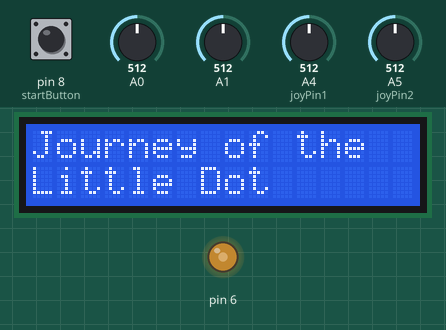
This sketch was run on a simulated Arduino Uno, built with avr-gcc and run on an emulated ATmega328P. On the bench: 16×2 character LCD, output pins drawn as LEDs (lit = HIGH). The test bench sets the inputs (shaded band); at power-on: A5 (joyPin2) = 512, A0 = 512, pin 8 (startButton) LOW, A1 = 512, A4 (joyPin1) = 512. What the sketch prints to the serial monitor is not drawn.

Above: at 1.1 s.
At 5.2 s:
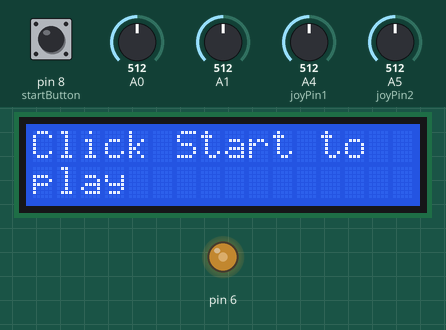
5.3 s: A5 (joyPin2) set to 896
6.8 s: A5 (joyPin2) set to 929
At 9.6 s:
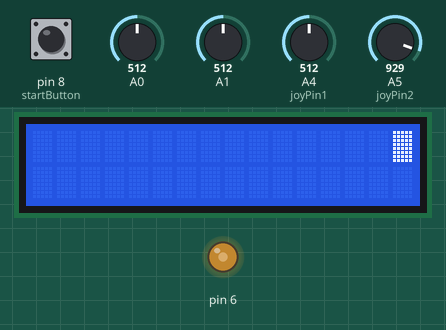
9.8 s: A0 set to 330
12.8 s: pin 8 (startButton) pulled HIGH for 0.35 s
At 12.96 s:
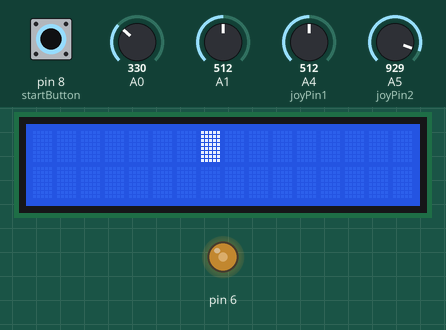
At 14.4 s:
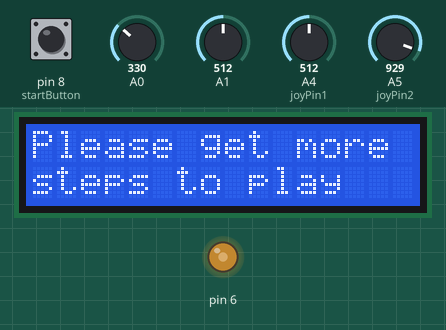
16.1 s: pin 8 (startButton) pulled HIGH for 0.35 s
19.4 s: pin 8 (startButton) pulled HIGH for 3.2 s
Timing chart, 0 to 22.4 s (numbered marks = the images above; inputs shaded):
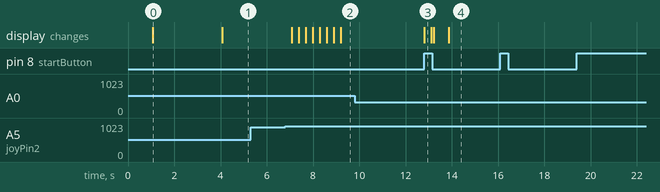

The sketch:

JourneyOfTheLittleDot.ino
```cpp
#include <Adafruit_GPS.h> // GPS Library
#include <LiquidCrystal.h> // LCD library
#include <SoftwareSerial.h>

int contrast = 120;

// Defining pedometer
int x1, y1;

// Defining GPS
/*
  SoftwareSerial mySerial(1, 0);
  Adafruit_GPS GPS(&mySerial); // Creating GPS object

  String NMEA1; // Variable for first NMEA GPS sentence
  String NMEA2; // variable for second NMEA GPS sentence
  char c; // character to read incoming characters from GPS
*/


// Defining restrictions to play game at gym
// For testing purposes I added the coordinates for Benton as well
// can increment/decrement by 0.001  for both long and lat
// to be within enough distance of gym
const double gymLatitude = 39.502752;
const double gymLongitude = -84.737871;

// testing coordinates
const double bentonLatitude = 39.510872;
const double bentonLongitude = -84.732763;


// Defining buttons for game
const int startButton = 8;

// Defining up, down, left, right for joystick
const int upX = 56;
const int upY = 52;
const int downX = 48;
const int downY = 52;
const int leftX = 52;
const int leftY = 48;
const int rightX = 52;
const int rightY = 56;

// Intial player spot
// Used to reset cursor
int currentRow = 0;
int currentCol = 7;

// Coordinate variables
int xCoordinate = 0;
int yCoordinate = 0;
int xTreated = 0;
int yTreated = 0;

// Variables for changing button state
int startButtonState = 0; // current state of the start button

// Variables for Joystick
int joyPin1 = 4;                 // slider variable connecetd to analog pin 0
int joyPin2 = 5;                 // slider variable connecetd to analog pin 1
int x = 0;                  // variable to read the value from the analog pin 0
int y = 0;                  // variable to read the value from the analog pin 1

// LCD display
LiquidCrystal lcd(12, 11, 5, 4, 3, 2);

// Intial Step count given to player for game
int stepCount = 30;

// Environment Definitions
// Naming definitions are defined by row and col
// The beginning row starts at 1
// The beginning column starts at l
// The enviroment is drawn for a 16 x 2 LCD
byte row1col1[8] = {
  B11111,
  B10000,
  B10000,
  B10000,
  B00000,
  B00000,
  B00000,
  B00000
};
byte row1col2[8] = {
  B11111,
  B00000,
  B00000,
  B11100,
  B10000,
  B10000,
  B00000,
  B00000
};
byte row1col3[8] = {
  B11111,
  B00000,
  B00000,
  B00000,
  B00000,
  B00000,
  B00000,
  B00000
};
byte row1col4[8] = {
  B11111,
  B00000,
  B00000,
  B01111,
  B00000,
  B00000,
  B00000,
  B00000
};
byte row1col5[8] = {
  B11111,
  B00000,
  B00000,
  B00000,
  B00000,
  B00000,
  B00000,
  B00000
};
byte row1col6[8] = {
  B11111,
  B00000,
  B00000,
  B00000,
  B00000,
  B00010,
  B00010,
  B00010
};
byte row1col7[8] = {
  B11111,
  B00000,
  B00000,
  B00000,
  B00000,
  B00000,
  B00000,
  B00000
};
byte row1col8[8] = {
  B00000,
  B00000,
  B00000,
  B11111,
  B00000,
  B00000,
  B00000,
  B00000
};
byte row1col9[8] = {
  B00000,
  B00000,
  B00000,
  B11111,
  B00000,
  B00000,
  B00000,
  B00000
};
byte row1col10[8] = {
  B11111,
  B00000,
  B00000,
  B00000,
  B00000,
  B00000,
  B00000,
  B00000
};
byte row1col11[8] = {
  B11111,
  B00000,
  B00000,
  B00000,
  B00000,
  B01000,
  B01000,
  B01000
};
byte row1col12[8] = {
  B11111,
  B00000,
  B00000,
  B00000,
  B00000,
  B00000,
  B00000,
  B00000
};
byte row1col13[8] = {
  B11111,
  B00000,
  B00000,
  B11110,
  B00000,
  B00000,
  B00000,
  B00000
};
byte row1col14[8] = {
  B11111,
  B00000,
  B00000,
  B00000,
  B00000,
  B00000,
  B00000,
  B00000
};
byte row1col15[8] = {
  B11111,
  B00000,
  B00000,
  B00111,
  B00001,
  B00001,
  B00000,
  B00000
};
byte row1col16[8] = {
  B11111,
  B00001,
  B00001,
  B00001,
  B00000,
  B00000,
  B00000,
  B00000
};
byte row2col1[8] = {
  B00000,
  B00000,
  B00000,
  B00000,
  B10000,
  B10000,
  B10000,
  B11111
};
byte row2col2[8] = {
  B00000,
  B00000,
  B10000,
  B10000,
  B11110,
  B00000,
  B00000,
  B11111
};
byte row2col3[8] = {
  B00000,
  B00000,
  B00000,
  B00000,
  B00000,
  B00000,
  B00000,
  B11111
};
byte row2col4[8] = {
  B00000,
  B00000,
  B00000,
  B00000,
  B01111,
  B00000,
  B00000,
  B11111
};
byte row2col5[8] = {
  B00000,
  B00000,
  B00000,
  B00000,
  B00000,
  B00000,
  B00000,
  B11111
};
byte row2col6[8] = {
  B00010,
  B00010,
  B00010,
  B00000,
  B00000,
  B00000,
  B00000,
  B11111
};
byte row2col7[8] = {
  B00000,
  B00000,
  B00000,
  B00000,
  B00000,
  B00000,
  B00000,
  B11111
};
byte row2col8[8] = {
  B00000,
  B00000,
  B00000,
  B00000,
  B11111,
  B00000,
  B00000,
  B00000
};
byte row2col9[8] = {
  B00000,
  B00000,
  B00000,
  B00000,
  B11111,
  B00000,
  B00000,
  B00000
};
byte row2col10[8] = {
  B00000,
  B00000,
  B00000,
  B00000,
  B00000,
  B00000,
  B00000,
  B11111
};
byte row2col11[8] = {
  B01000,
  B01000,
  B01000,
  B00000,
  B00000,
  B00000,
  B00000,
  B11111
};
byte row2col12[8] = {
  B00000,
  B00000,
  B00000,
  B00000,
  B00000,
  B00000,
  B00000,
  B11111
};
byte row2col13[8] = {
  B00000,
  B00000,
  B00000,
  B00000,
  B11110,
  B00000,
  B00000,
  B11111
};
byte row2col14[8] = {
  B00000,
  B00000,
  B00000,
  B00000,
  B00000,
  B00000,
  B00000,
  B11111
};
byte row2col15[8] = {
  B00000,
  B00000,
  B00001,
  B00001,
  B01111,
  B00000,
  B00000,
  B11111
};
byte row2col16[8] = {
  B00000,
  B00000,
  B00000,
  B00000,
  B00001,
  B00001,
  B00001,
  B11111
};

byte beginningPlayerPosition[8] = {
  B00000,
  B00000,
  B00000,
  B00000,
  B00000,
  B00000,
  B00000,
  B00001
};

byte anAwfulBlob[8] = {
  B11111,
  B11111,
  B11111,
  B11111,
  B11111,
  B11111,
  B11111,
  B11111
};

void setup() {
  // Serial
  Serial.begin(9600);
  /*
    GPS.begin(9600);
    GPS.sendCommand("$PGCMD,33,0*6D"); // sending command into gps, antenna update
    GPS.sendCommand(PMTK_SET_NMEA_UPDATE_10HZ); // set update rate to 10 Hz
    GPS.sendCommand(PMTK_SET_NMEA_OUTPUT_RMCGGA); // request rmc and gga sentences only
    delay(1000);
  */

  // Sets the brightness of the LCD
  analogWrite(6, contrast);

  // intializes start button
  pinMode(startButton, INPUT);

  lcd.begin(16, 2);
  intializeEnviromentScences();
  drawMenu();
  //verifyCoordinates();
}

void loop() {
  // Pedometer readings
  x1 = analogRead(A0);
  y1 = analogRead(A1);

  // Updating step count
  if (((x1 < 325) || (x1 > 340)) && ((y1 < 325) || (y1 > 340))) {
    stepCount++;
    // Serial.println(count);
    delay(200);
  }

  // Reads input from GPS
  // readGPS();

  // reads the state of the start pin
  startButtonState = digitalRead(startButton);

  //getAnalogJoystickData();

  if (startButtonState == HIGH) {
    // Serial.println("Clicked");
    // drawEnvironment();
    lcd.clear();
    lcd.setCursor(7, 0);
    lcd.write(7);
  }
  if (stepCount > 0) {
    moveBlob();
  } else {
    lcd.clear();
    lcd.setCursor(0, 0);
    lcd.print("Please get more");
    lcd.setCursor(0, 1);
    lcd.print("steps to play");
  }

}

/*
  checkStartButtonClick();
*/


// Checks if start button has been clicked
// If the start has been clicked the intial environment is drawn
/*
  void checkStartButtonClick() {
  startButtonState = digitalRead(startButton);

  if (startButtonState != lastButtonState) {
    drawEnvironment();
  }
  }
*/

// Sets button to be ready for input
void intializeButtons() {
  pinMode(startButton, INPUT);
  digitalWrite(startButton, HIGH);
}

// Defines characters for each environment scence
void intializeEnviromentScences() {
  // Creating new characters using the defined arrays
  // Row 1
  lcd.createChar(0, row1col1);
  lcd.createChar(1, row1col3);
  lcd.createChar(2, row2col1);
  lcd.createChar(3, row2col3);
  lcd.createChar(4, row1col16);
  lcd.createChar(5, row2col16);
  lcd.createChar(6, beginningPlayerPosition);
  lcd.createChar(7, anAwfulBlob);
}

// Draws the intial menu
void drawMenu() {
  lcd.clear();
  lcd.setCursor(0, 0);
  lcd.print("Journey of the");
  delay(1000);
  lcd.setCursor(0, 1);
  lcd.print("Little Dot");
  delay(3000);
  lcd.clear();
  lcd.setCursor(0, 0);
  lcd.print("Click Start to");
  lcd.setCursor(0, 1);
  lcd.print("play");
}

// Draws the intial environment
void drawEnvironment() {
  lcd.clear();
  int row1 = 0;
  int row2  = 0;
  int charNumber = 1;
  // Row 1
  lcd.write(byte(0));
  lcd.setCursor(1, 0);
  lcd.write(1);
  lcd.setCursor(2, 0);
  lcd.write(1);
  lcd.setCursor(3, 0);
  lcd.write(1);
  lcd.setCursor(4, 0);
  lcd.write(1);
  lcd.setCursor(5, 0);
  lcd.write(1);
  lcd.setCursor(6, 0);
  lcd.write(1);
  lcd.setCursor(7, 0);
  lcd.write(6);
  lcd.setCursor(8, 0);
  //lcd.write(6);
  lcd.setCursor(9, 0);
  lcd.write(1);
  lcd.setCursor(10, 0);
  lcd.write(1);
  lcd.setCursor(11, 0);
  lcd.write(1);
  lcd.setCursor(12, 0);
  lcd.write(1);
  lcd.setCursor(13, 0);
  lcd.write(1);
  lcd.setCursor(14, 0);
  lcd.write(1);
  lcd.setCursor(15, 0);
  lcd.write(4);

  // Row 2
  lcd.setCursor(0, 1);
  lcd.write(2);
  lcd.setCursor(1, 1);
  lcd.write(3);
  lcd.setCursor(2, 1);
  lcd.write(3);
  lcd.setCursor(3, 1);
  lcd.write(3);
  lcd.setCursor(4, 1);
  lcd.write(3);
  lcd.setCursor(5, 1);
  lcd.write(3);
  lcd.setCursor(6, 1);
  lcd.write(3);
  lcd.setCursor(7, 1);
  // lcd.write(3);
  lcd.setCursor(8, 1);
  // lcd.write(3);
  lcd.setCursor(9, 1);
  lcd.write(3);
  lcd.setCursor(10, 1);
  lcd.write(3);
  lcd.setCursor(11, 1);
  lcd.write(3);
  lcd.setCursor(12, 1);
  lcd.write(3);
  lcd.setCursor(13, 1);
  lcd.write(3);
  lcd.setCursor(14, 1);
  lcd.write(3);
  lcd.setCursor(15, 1);
  lcd.write(5);


  /*
    // Loop goes through the first row columns setting the cursor
    // and displaying the defined environment
    for (int col = 0; col <= 16; col++) {
    lcd.setCursor(col, row1);
    lcd.write(charNumber);
    charNumber++;
    }
    // Loop goes through the second row columns setting the cursor
    // and displaying the defined environment
    for (int col = 0; col <= 16; col++) {
    lcd.setCursor(col, row1);
    lcd.write(charNumber);
    charNumber++;
    }
    }
  */
}

// Determines the state of the buttons
// If a button is pressed, either the x or y coordinate
// of the player will change
/*void readButtonState() {
  // Read the left button input
  leftButtonState = digitalRead(leftButton);

  // Compare state to previous state
  if (leftButtonState != lastButtonState) {
    xCoordinate--;
  }
  if (leftButtonState == HIGH) {
    buttonPushCounter++;
  }
  lastButtonState = leftButtonState;

  // Read the right button input
  rightButtonState = digitalRead(rightButton);

  // Compare state to previous state
  if (rightButtonState != lastButtonState) {
    xCoordinate++;
  }
  if (rightButtonState == HIGH) {
    buttonPushCounter++;
  }
  lastButtonState = rightButtonState;

  // Read the up button input
  upButtonState = digitalRead(upButton);

  // Compare state to previous state
  if (upButtonState != lastButtonState) {
    yCoordinate++;
  }
  if (upButtonState == HIGH) {
    buttonPushCounter++;
  }
  lastButtonState = upButtonState;

  // Read the down button input
  downButtonState = digitalRead(downButton);

  // Compare state to previous state
  if (downButtonState != lastButtonState) {
    yCoordinate--;
  }
  if (downButtonState == HIGH) {
    buttonPushCounter++;
  }
  lastButtonState = downButtonState;
  }
*/

void moveBlob() {
  getAnalogJoystickData();
  // Move left
  if ((xTreated == leftX) && (yTreated == leftY)) {
    // Serial.println("Im here");
    stepCount--;
    Serial.println(stepCount);
    lcd.clear();
    if (currentCol >= 0) {
      currentCol = currentCol - 1;
    }
    lcd.setCursor(currentCol, currentRow);
    lcd.write(7);
  }
  // Move right
  if ((xTreated == rightX) && (yTreated == rightY)) {
    // Serial.println("Im here");
    stepCount--;
    Serial.println(stepCount);
    lcd.clear();
    if (currentCol <= 14) {
      currentCol = currentCol + 1;
    }
    lcd.setCursor(currentCol, currentRow);
    lcd.write(7);
  }
  // Move up
  if ((xTreated == upX) && (yTreated == upY)) {
    // Serial.println("Im here");
    stepCount--;
    Serial.println(stepCount);
    lcd.clear();
    if (currentRow == 1) {
      currentRow = currentRow - 1;
    }
    lcd.setCursor(currentCol, currentRow);
    lcd.write(7);
  }
  // Move down
  if ((xTreated == downX) && (yTreated == downY)) {
    // Serial.println("Im here");
    stepCount--;
    Serial.println(stepCount);
    lcd.clear();
    if (currentRow == 0) {
      currentRow = currentRow + 1;
    }
    lcd.setCursor(currentCol, currentRow);
    lcd.write(7);
  }
}

// Redraws the enviroment based on the player
void redrawEnvironment() {
  /*getAnalogJoystickData();

    if ((xTreated == leftX) && (yTreated == leftY)) {
    if ((xTreated == leftX) && (yTreated == leftY)) {
    }
    }*/
  /*
    for (int i = 0; i < initialLength; i++)
    {
    lcd.drawCircle(Ax, Ay, 1, BLACK);
    }
    lcd.display();
  */

}

void getAnalogJoystickData() {
  // reads the value of the variable resistor
  x = analogRead(joyPin1);
  // this small pause is needed between reading
  // analog pins, otherwise we get the same value twice
  delay(100);
  // reads the value of the variable resistor
  y = analogRead(joyPin2);

  xTreated = treatValue(x);
  yTreated = treatValue(y);

  // Serial.println(xTreated);
  // Serial.println(yTreated);
  // Serial.println("");

}

int treatValue(int data) {
  return (data * 9 / 1024) + 48;
}

/*
  void readGPS() {

  clearGPS();
  // Read RMC setence
  while (!GPS.newNMEAreceived()) { // when you have a NMEA sentence
    c = GPS.read();
  }
  GPS.parse(GPS.lastNMEA()); // parse the last NMEA sentence
  NMEA1 = GPS.lastNMEA();

  // Read GGA sentence
  while (!GPS.newNMEAreceived()) { // when you have a NMEA sentence
    c = GPS.read();
  }
  GPS.parse(GPS.lastNMEA()); // parse the last NMEA sentence
  NMEA2 = GPS.lastNMEA();

  Serial.println(NMEA1);
  Serial.println(NMEA2);
  Serial.println("");
  }
*/

/*
  // Clear old and corrupt data from serial port
  void clearGPS() {
  while (!GPS.newNMEAreceived()) { // when you have a NMEA sentence
    c = GPS.read();
  }
  GPS.parse(GPS.lastNMEA()); // parse the last NMEA sentence
  while (!GPS.newNMEAreceived()) { // when you have a NMEA sentence
    c = GPS.read();
  }
  GPS.parse(GPS.lastNMEA()); // parse the last NMEA sentence
  while (!GPS.newNMEAreceived()) { // when you have a NMEA sentence
    c = GPS.read();
  }
  GPS.parse(GPS.lastNMEA()); // parse the last NMEA sentence
  }
*/
/*
  void verifyCoordinates() {
  if (((GPS.latitude > 39.501752) || (GPS.latitude < 39.503752)) && ((GPS.latitude > -84.738871) || (GPS.latitude < -84.736871))) {
    Serial.println("You are within gym range");
  } else {
    Serial.println("You must be in the gym to play :)");
  }
*/
```

Measured:
- the behaviour switches between 910 and 911 on A5 (joyPin2) (found by bisection; images 1 and 2)
- after the input at 5.3 s, every drawn part: stays the same
- after the input at 6.8 s, the display: first changes after 0.29 s (image 2 shows a later state)
- after the input at 9.8 s, every drawn part: stays the same
- after the input at 16.1 s, every drawn part: stays the same
- after the input at 19.4 s, every drawn part: stays the same
- what the display in image 0 shows lasts 3.0 s, from 1.1 s to 4.1 s
